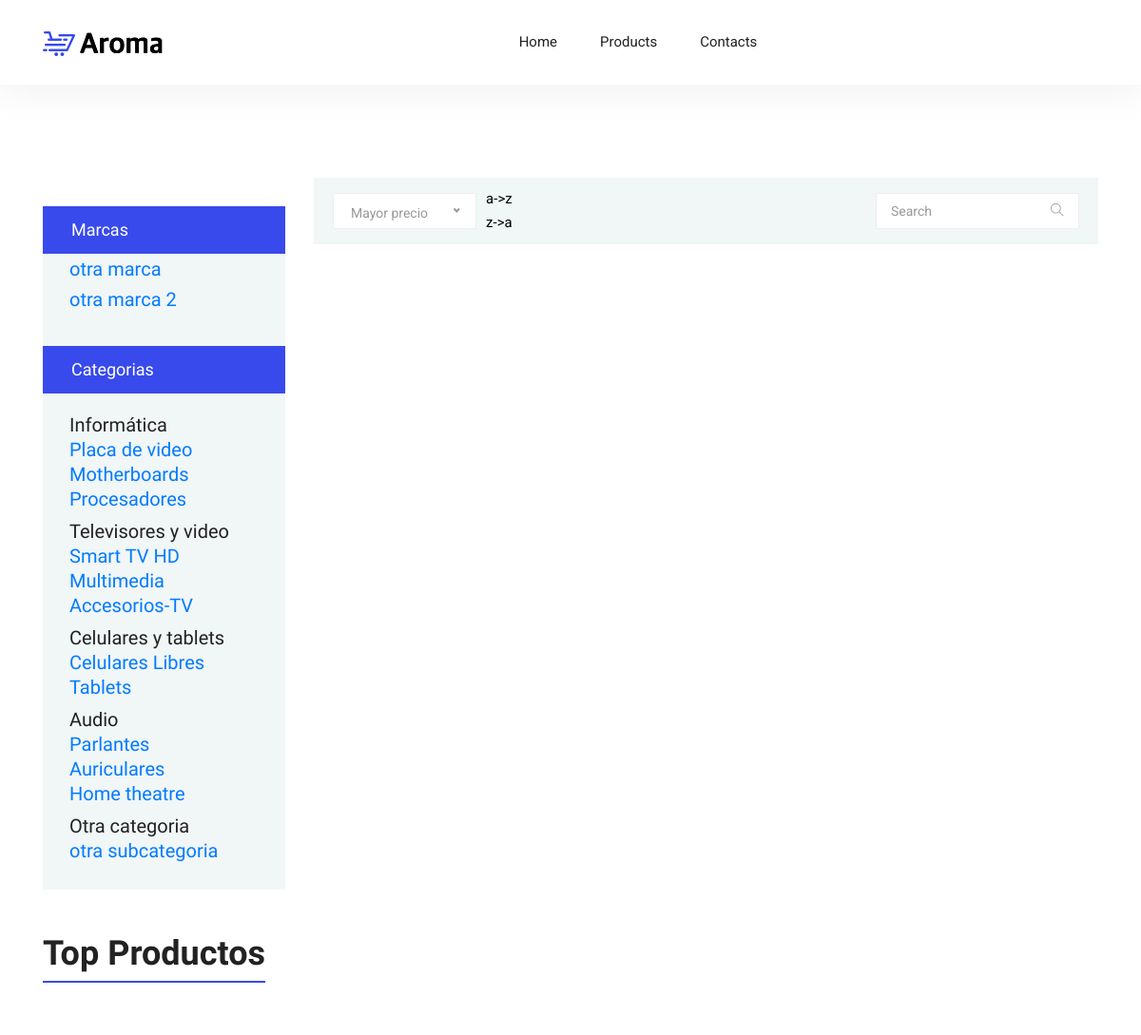
The page /tp-1/productosDeLaCategoria.php (upper part) on the database as committed earlier.
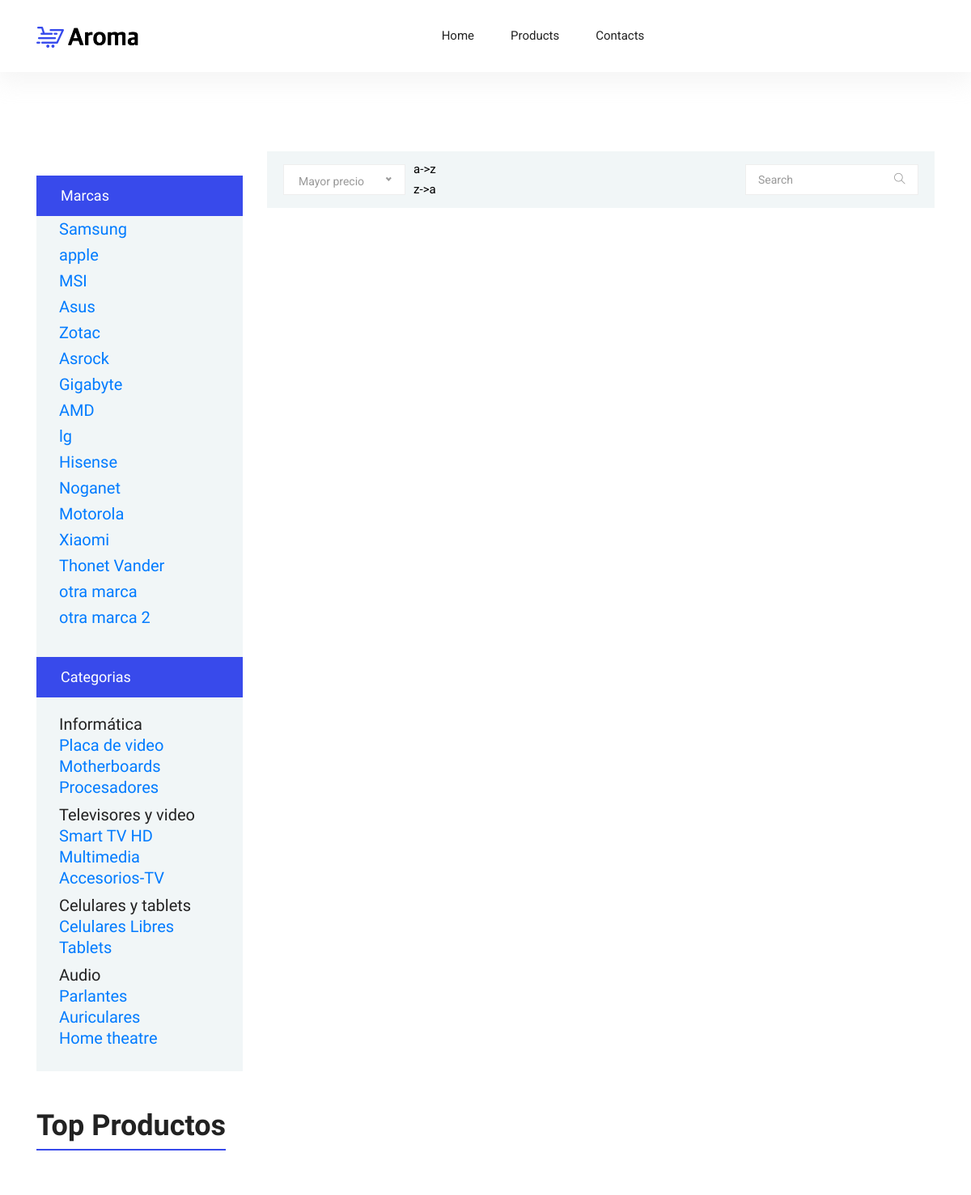
The same page on the database as committed later.
### tables this page shows
CREATE TABLE `marcas` (
  `id_marca` int(11) NOT NULL,
  `descripcion` varchar(100) DEFAULT NULL,
  `deshabilitado` char(1) NOT NULL DEFAULT '1'
);

CREATE TABLE `categorias` (
  `id_categoria` int(11) NOT NULL,
  `nombre` varchar(250) NOT NULL,
  `id_padre` int(11) NOT NULL DEFAULT 0,
  `deshabilitado` tinyint(1) NOT NULL DEFAULT 0
);

### tp-1/productosDeLaCategoria.php (the view, shortened to what the changed rows need)
<?php
 require_once('category.php');
?>

### tp-1/class/classMarcas.php (called while the page is built, shortened)
<?php
class sqlMarca{
    var $con;
    function sqlMarca ($con){
        $this->con = $con;
    }
    function getMarcas(){
        $sql = "SELECT * FROM marcas WHERE deshabilitado = 0 ";
        return $this->con->query($sql, PDO::FETCH_ASSOC);
    }
}
?>

### tp-1/class/classCategory.php (called while the page is built, shortened)
<?php
class sqlCategoria{
    var $con;
    function sqlCategoria ($con){
        $this->con = $con;
    }
    function getCategorias($idPadre = 0){
        $sql = "SELECT * FROM categorias WHERE deshabilitado = 0 AND  id_padre = ".$idPadre;
        return $this->con->query($sql, PDO::FETCH_ASSOC);
    }
}
?>

### tp-1/productosDeLaCategoria.php (the view, shortened to what the changed rows need)
<?php
 require_once('category.php');
?>

### tp-1/left_marcas.php (shortened to what the changed rows need)
                   <?php
include_once('class/classMarcas.php');
include_once('category.php');
?>
                   <div class="sidebar-filter">
                    <div class="common-filter">
                            <ul>
                                   <h4 class="panel-title">
                                   <?php
               if(empty($id_categoria)){
                 $marca =new sqlMarca($con);
                foreach($marca->getMarcas() as $row){ ?>
                 <li class="filter-list"><a href="category.php?marca=<?php echo $row['id_marca']?>" ><?php echo $row['descripcion']?><span></span></a></li><?php }}
                 else{
                    $marca =new sqlMarca($con);
                    foreach($marca->getMarcas() as $row){ ?>
                <li class="filter-list"><a href="category.php?categoria=<?php echo $id_categoria ?>&marca=<?php echo $row['id_marca']?>" ><?php echo $row['descripcion']?><span></span></a></li><?php }
                 }?>
                                </h4>
                            </ul>
                    </div>
                </div>

### tp-1/left_category.php (shortened to what the changed rows need)
<?php
require_once('class/classCategory.php');
?>
<div class="sidebar-categories">
                    <ul class="main-categories">
                        <div class="panel-group category-products" id="accordian">
                            <div class="panel panel-default">
                                <div class="panel-heading">
                                    <h4 class="panel-title">
                                        <?php
                                           if(empty($id_marca) ){
                                             $categoria =new sqlCategoria($con);
                                             foreach($categoria->getCategorias() as $row){ ?>
                                        <ul>
                                            <?php echo $row['nombre']?>
                                            <div class="panel panel-default">
                                                <div class="panel-heading">
                                                    <h4 class="panel-title">
                                                        <?php
                                                              $categoria =new sqlCategoria($con);
                                                              foreach($categoria->getCategorias($row['id_categoria']) as $row2){ ?>
                                                        <li> <a
                                                        href="category.php?categoria=<?php echo $row2['id_categoria']?>"><?php echo $row2['nombre']?></a>
                                                        </li>
                                                    <?php }?>
                                                    </h4>
                                                </div>
                                            </div>
                                            </ul>
                                            <?php }}else{
                                                    $categoria =new sqlCategoria($con);
                                                    foreach($categoria->getCategorias() as $row){ ?>
                                             <ul>
                                            <?php echo $row['nombre']?>
                                            <div class="panel panel-default">
                                                <div class="panel-heading">
                                                    <h4 class="panel-title">
                                                        <?php
                                                              $categoria =new sqlCategoria($con);
                                                              foreach($categoria->getCategorias($row['id_categoria']) as $row2){ ?>
                                                        <li> <a
                                                        href="category.php?marca=<?php echo $id_marca?>&categoria=<?php echo $row2['id_categoria']?>"><?php echo $row2['nombre']?></a>
                                                        </li>
                                                        <?php }?>
                                                    </h4>
                                                </div>
                                            </div>
                                            </ul>
                                            <?php }}?>
                                    </h4>
                                </div>
                            </div>
                        </div>
                    </ul>
                </div>

Rows that differ between the two databases and show on the page:
no longer on this page (row edited): categorias: nombre "Otra categoria"
no longer on this page (row unchanged): categorias: nombre "otra subcategoria", shown under "Otra categoria"
now on this page (row edited): marcas: descripcion "Samsung"
now on this page (row edited): marcas: descripcion "apple"
now on this page (row edited): marcas: descripcion "MSI"
now on this page (row edited): marcas: descripcion "Asus"
now on this page (row edited): marcas: descripcion "Zotac"
now on this page (row edited): marcas: descripcion "Asrock"
now on this page (row edited): marcas: descripcion "Gigabyte"
now on this page (row edited): marcas: descripcion "AMD"
now on this page (row edited): marcas: descripcion "lg"
now on this page (row edited): marcas: descripcion "Hisense"
now on this page (row edited): marcas: descripcion "Noganet"
now on this page (row edited): marcas: descripcion "Motorola"
now on this page (row edited): marcas: descripcion "Xiaomi"
now on this page (row edited): marcas: descripcion "Thonet Vander"
